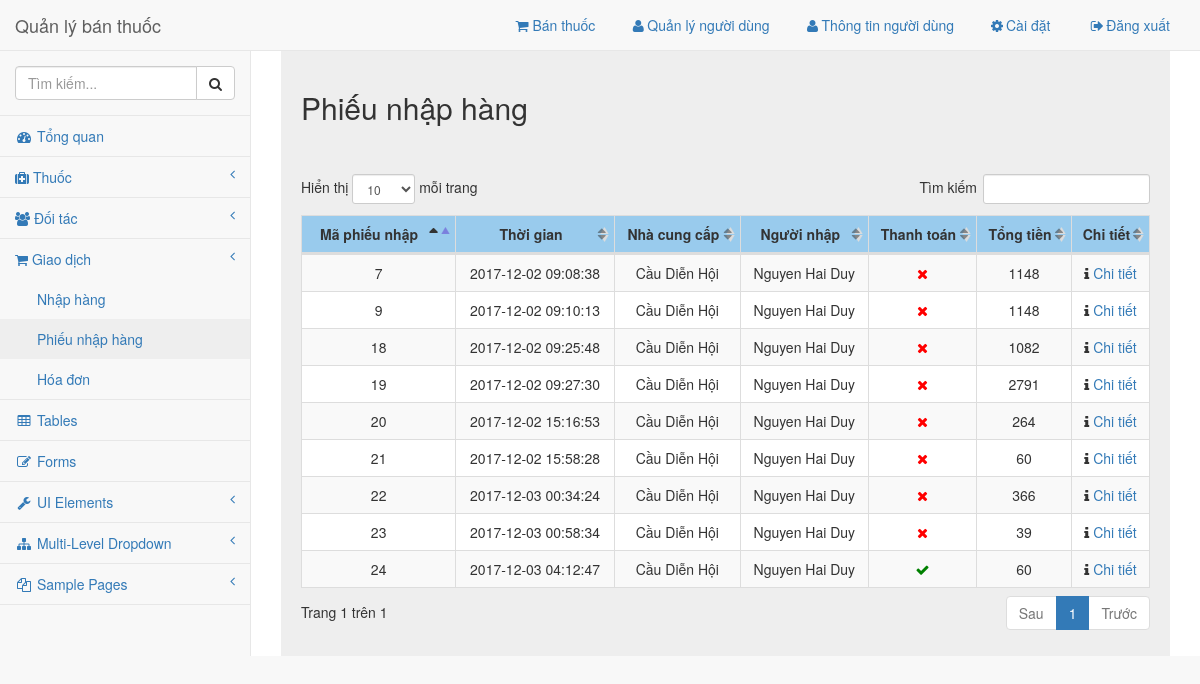
Page /admin/pages/phieunhaphang.php on the earlier database version.
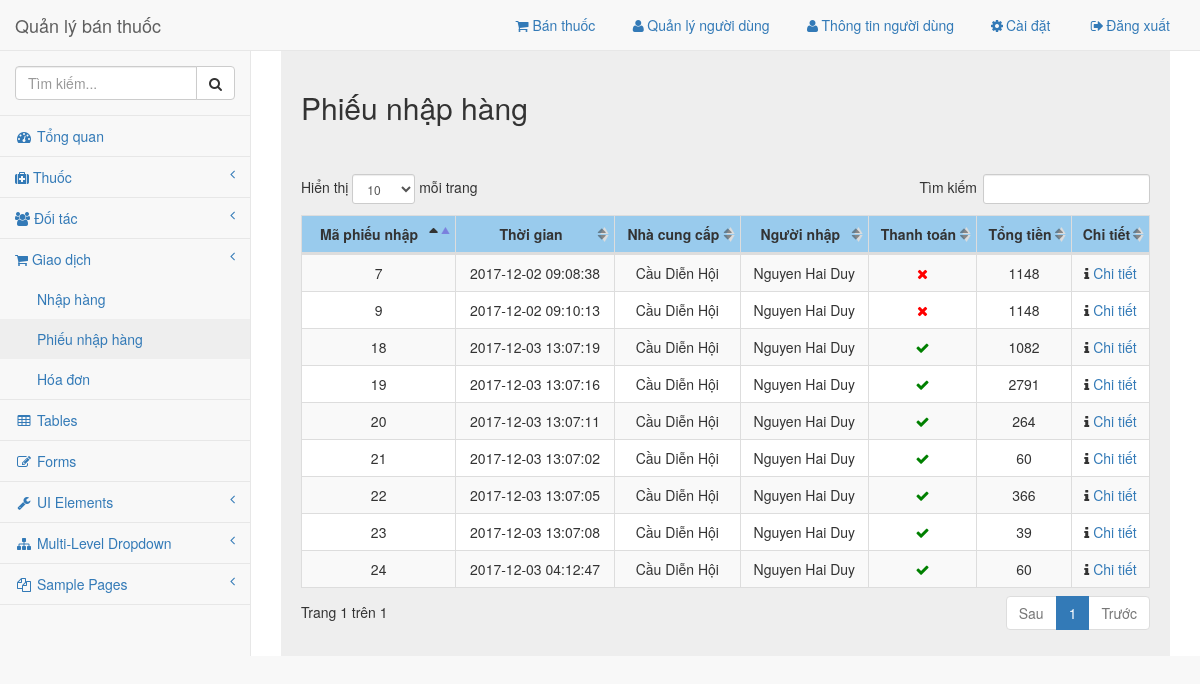
Same page on the later database version.
### tables this page shows
CREATE TABLE `phieu_nhap` (
  `id` int(11) NOT NULL,
  `time` timestamp NOT NULL DEFAULT CURRENT_TIMESTAMP ON UPDATE CURRENT_TIMESTAMP,
  `ma_ncc` int(11) NOT NULL,
  `ma_nv` int(11) NOT NULL,
  `tong_tien` float NOT NULL,
  `ngay_nhap` date NOT NULL,
  `ghi_chu` varchar(255) DEFAULT NULL,
  `thanh_toan` tinyint(1) NOT NULL
);

CREATE TABLE `nhacungcap` (
  `id` int(11) NOT NULL,
  `ten_ncc` varchar(128) NOT NULL,
  `sdt` varchar(128) DEFAULT NULL,
  `email` varchar(128) DEFAULT NULL,
  `dia_chi` varchar(128) DEFAULT NULL,
  `ghi_chu` varchar(255) DEFAULT NULL
);

CREATE TABLE `nguoidung` (
  `id` int(11) NOT NULL,
  `ten_nv` varchar(128) NOT NULL,
  `ngay_sinh` date NOT NULL,
  `dia_chi` varchar(128) NOT NULL,
  `chuc_vu` int(11) NOT NULL,
  `sdt` varchar(15) NOT NULL,
  `cmnd` varchar(25) NOT NULL,
  `quyen` int(11) NOT NULL
);

### library/VSCPDO.php (called while the page is built, shortened)
<?php
$tenserver = "localhost";
$tentaikhoan = "root";
$matkhau = "";
$tencsdl = "thuoc";
 ?>
 <?php
class vsc_pdo {
	private $server;
	private $username;
	private $password;
	private $database;
	public $conn;
	function __construct($conn = null) {
		try {
			$this->conn = new PDO("mysql:host=$this->server;dbname=$this->database", $this->username, $this->password);
			$this->conn->exec("set names utf8");
			$this->conn->setAttribute(PDO::ATTR_DEFAULT_FETCH_MODE, PDO::FETCH_ASSOC);
		}
     catch (PDOException $e)
      {
			echo $e->getMessage();
			exit();
		}
	}
	function fetch_one($sql) {
		try {
			$stmt = $this->conn->prepare($sql);
			$stmt->execute();
			$row = $stmt->fetch();
			return $row;
		} catch (PDOException $e) {
			return false;
		}
	}
	function fetch_all($sql) {
		try {
			$stmt = $this->conn->prepare($sql);
			$stmt->execute();
			$rows = $stmt->fetchAll();
			return $rows;
		}
    catch (PDOException $e) {
			return false;
		}
	}
	function getConnection($conn=null) {
		$arr = explode(",", $conn);
			$this->server = @$arr[0];
			$this->username = @$arr[1];
			$this->password = @$arr[2];
			$this->database = @$arr[3];
	}
}
$exp = new vsc_pdo("$tenserver,$tentaikhoan,$matkhau,$tencsdl");
 ?>

### admin/pages/phieunhaphang.php (the view, shortened to what this page needs)
<!DOCTYPE html>
<html lang="en">
<head>
    <?php require('../common/head.php'); ?>
    <?php
      $phieunhap = $exp->fetch_all("select * from phieu_nhap");
     ?>
    <link rel="stylesheet" href="../dist/css/phieunhap.css">
    <link href="../../library/datatables-plugins/integration/bootstrap/3/dataTables.bootstrap.css" rel="stylesheet">
</head>
<body>
    <div id="wrapper">
        <?php require('../common/nav.php'); ?>
        <div id="page-wrapper">
          <div class="grey">
            <div class="row header">
              <div class="col-md-6">
                <h2 class='title'>Phiếu nhập hàng</h2>
              </div>
            </div>
            <div class="row">
              <div class="col-md-12" id="data">
                <table class="table table-striped table-bordered table-hover" id="dataTables-example">
                         <thead>
                             <tr align="center">
                                 <th> <strong>Mã phiếu nhập</strong> </th>
                                 <td> <strong>Thời gian</strong> </td>
                                 <td> <strong>Nhà cung cấp</strong> </td>
                                 <td> <strong>Người nhập</strong> </td>
                                 <td> <strong>Thanh toán</strong> </td>
                                 <td> <strong>Tổng tiền</strong> </td>
                                 <td> <strong>Chi tiết</strong> </td>
                             </tr>
                         </thead>
                         <tbody>
                           <?php foreach($phieunhap as $key => $value): ?>
                             <tr class="odd gradeX" align="center">
                                 <td><?php echo $value['id']; ?></td>
                                 <td><?php echo $value['time']; ?></td>
                                 <td>
                                   <?php $ncc = $exp->fetch_one(" select * from nhacungcap where id={$value["ma_ncc"]} "); ?>
                                   <?php echo $ncc['ten_ncc']; ?>
                                 </td>
                                 <td>
                                   <?php $nguoidung = $exp->fetch_one(" select * from nguoidung where id={$value["ma_nv"]} "); ?>
                                   <?php echo $nguoidung['ten_nv']; ?>
                                 </td>
                                 <td>
                                   <?php
                                      if( $value['thanh_toan'] ==1 )
                                        echo "<i style='color:green' class='fa fa-check' aria-hidden='true'></i>";
                                      else
                                        echo "<i style='color:red' class='fa fa-times' aria-hidden='true'></i>";
                                     ?>
                                 </td>
                                 <td>
                                   <?php echo $value['tong_tien']; ?>
                                 </td>
                                 <td class="center">
                                   <i class="fa fa-info" aria-hidden="true"></i>
                                   <a class='edit' data-toggle="modal" data-target="<?php echo "#a".$value['id']; ?>"  href="#"
                                    >Chi tiết</a>
                                 </td>
                             </tr>
                          <?php endforeach; ?>
                         </tbody>
                     </table>
              </div>
            </div>
          </div>
        </div>
</body>
</html>

### admin/common/head.php (shortened to what this page needs)
<?php require('../../library/VSCPDO.php') ?>
  <link href="../vendor/bootstrap/css/bootstrap.min.css" rel="stylesheet">
  <link href="../vendor/metisMenu/metisMenu.min.css" rel="stylesheet">
  <link href="../dist/css/sb-admin-2.css" rel="stylesheet">
  <link href="../vendor/morrisjs/morris.css" rel="stylesheet">
  <link href="../vendor/font-awesome/css/font-awesome.min.css" rel="stylesheet" type="text/css">
  <link rel="stylesheet" href="../js/jquery-ui.css">

### admin/common/nav.php (shortened to what this page needs)
<nav class="navbar navbar-default navbar-static-top" role="navigation" style="margin-bottom: 0">
    <div class="navbar-header">
        <a class="navbar-brand" href="index.php">Quản lý bán thuốc</a>
    </div>
    <ul class="nav navbar-top-links navbar-right">
        <li class="dropdown">
                <li>
                    <a href="hoadon.php"><i class="fa fa-shopping-cart" aria-hidden="true"></i> Bán thuốc</a>
                </li>
                <li><a href="nguoidung.php"><i class="fa fa-user fa-fw"></i>Quản lý người dùng</a>
                </li>
                <li><a href="#"><i class="fa fa-user fa-fw"></i>Thông tin người dùng</a>
                </li>
                <li><a href="#"><i class="fa fa-gear fa-fw"></i>Cài đặt</a>
                </li>
                <li><a href="login.php"><i class="fa fa-sign-out fa-fw"></i>Đăng xuất</a>
                </li>
        </li>
    </ul>
    <div class="navbar-default sidebar" role="navigation">
        <div class="sidebar-nav navbar-collapse">
            <ul class="nav" id="side-menu">
                <li class="sidebar-search">
                    <div class="input-group custom-search-form">
                        <input type="text" class="form-control" placeholder="Tìm kiếm...">
                        <span class="input-group-btn">
                        <button class="btn btn-default" type="button">
                            <i class="fa fa-search"></i>
                        </button>
                    </span>
                    </div>
                </li>
                <li>
                    <a href="index.php"><i class="fa fa-dashboard fa-fw"></i> Tổng quan</a>
                </li>
                <li>
                    <a href="#"><i class="fa fa-medkit" aria-hidden="true"></i></i> Thuốc<span class="fa arrow"></span></a>
                </li>
                <li>
                    <a href="#"><i class="fa fa-users" aria-hidden="true"></i></i> Đối tác<span class="fa arrow"></span></a>
                </li>
                <li>
                    <a href="#"><i class="fa fa-shopping-cart" aria-hidden="true"></i></i> Giao dịch<span class="fa arrow"></span></a>
                    <ul class="nav nav-second-level">
                        <li>
                            <a href="nhaphang.php">Nhập hàng</a>
                        </li>
                        <li>
                            <a href="phieunhaphang.php">Phiếu nhập hàng</a>
                        </li>
                        <li>
                            <a href="hoadon1.php">Hóa đơn</a>
                        </li>
                    </ul>
                </li>
                <li>
                    <a href="tables.php"><i class="fa fa-table fa-fw"></i> Tables</a>
                </li>
                <li>
                    <a href="forms.php"><i class="fa fa-edit fa-fw"></i> Forms</a>
                </li>
                <li>
                    <a href="#"><i class="fa fa-wrench fa-fw"></i> UI Elements<span class="fa arrow"></span></a>
                </li>
                <li>
                    <a href="#"><i class="fa fa-sitemap fa-fw"></i> Multi-Level Dropdown<span class="fa arrow"></span></a>
                </li>
                <li>
                    <a href="#"><i class="fa fa-files-o fa-fw"></i> Sample Pages<span class="fa arrow"></span></a>
                </li>
            </ul>
        </div>
    </div>
</nav>

Differences in the rows shown:
changed phieu_nhap id 18: time "2017-12-02 09:25:48" → "2017-12-03 13:07:19"; thanh_toan 0 → 1 (drawn)
changed phieu_nhap id 19: time "2017-12-02 09:27:30" → "2017-12-03 13:07:16"; thanh_toan 0 → 1 (drawn)
changed phieu_nhap id 20: time "2017-12-02 15:16:53" → "2017-12-03 13:07:11"; thanh_toan 0 → 1 (drawn)
changed phieu_nhap id 21: time "2017-12-02 15:58:28" → "2017-12-03 13:07:02"; thanh_toan 0 → 1 (drawn)
changed phieu_nhap id 22: time "2017-12-03 00:34:24" → "2017-12-03 13:07:05"; thanh_toan 0 → 1 (drawn)
changed phieu_nhap id 23: time "2017-12-03 00:58:34" → "2017-12-03 13:07:08"; thanh_toan 0 → 1 (drawn)
